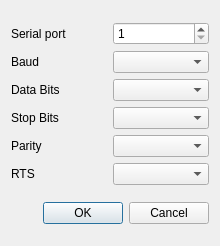
<?xml version="1.0" encoding="UTF-8"?>
<ui version="4.0">
 <class>SettingsModbusRTU</class>
 <widget class="QDialog" name="SettingsModbusRTU">
  <property name="geometry">
   <rect>
    <x>0</x>
    <y>0</y>
    <width>220</width>
    <height>246</height>
   </rect>
  </property>
  <property name="minimumSize">
   <size>
    <width>220</width>
    <height>220</height>
   </size>
  </property>
  <property name="maximumSize">
   <size>
    <width>300</width>
    <height>300</height>
   </size>
  </property>
  <property name="windowTitle">
   <string>Modbus RTU Settings</string>
  </property>
  <property name="windowIcon">
   <iconset resource="../icons/icons.qrc">
    <normaloff>:/icons/options-16.png</normaloff>:/icons/options-16.png</iconset>
  </property>
  <property name="modal">
   <bool>true</bool>
  </property>
  <layout class="QVBoxLayout" name="verticalLayout">
   <item>
    <layout class="QGridLayout" name="gridLayout">
     <item row="0" column="0">
      <widget class="QLabel" name="lblPort">
       <property name="minimumSize">
        <size>
         <width>0</width>
         <height>0</height>
        </size>
       </property>
       <property name="text">
        <string>Serial port</string>
       </property>
       <property name="alignment">
        <set>Qt::AlignLeading|Qt::AlignLeft|Qt::AlignVCenter</set>
       </property>
      </widget>
     </item>
     <item row="1" column="1">
      <widget class="QComboBox" name="cmbBaud">
       <property name="currentIndex">
        <number>-1</number>
       </property>
       <item>
        <property name="text">
         <string notr="true">110</string>
        </property>
       </item>
       <item>
        <property name="text">
         <string notr="true">300</string>
        </property>
       </item>
       <item>
        <property name="text">
         <string notr="true">600</string>
        </property>
       </item>
       <item>
        <property name="text">
         <string notr="true">1200</string>
        </property>
       </item>
       <item>
        <property name="text">
         <string notr="true">2400</string>
        </property>
       </item>
       <item>
        <property name="text">
         <string notr="true">4800</string>
        </property>
       </item>
       <item>
        <property name="text">
         <string notr="true">9600</string>
        </property>
       </item>
       <item>
        <property name="text">
         <string notr="true">14400</string>
        </property>
       </item>
       <item>
        <property name="text">
         <string notr="true">19200</string>
        </property>
       </item>
       <item>
        <property name="text">
         <string notr="true">28800</string>
        </property>
       </item>
       <item>
        <property name="text">
         <string notr="true">38400</string>
        </property>
       </item>
       <item>
        <property name="text">
         <string notr="true">57600</string>
        </property>
       </item>
       <item>
        <property name="text">
         <string notr="true">115200</string>
        </property>
       </item>
       <item>
        <property name="text">
         <string notr="true">128000</string>
        </property>
       </item>
       <item>
        <property name="text">
         <string notr="true">256000</string>
        </property>
       </item>
       <item>
        <property name="text">
         <string notr="true">921600</string>
        </property>
       </item>
      </widget>
     </item>
     <item row="1" column="0">
      <widget class="QLabel" name="lblBaud">
       <property name="text">
        <string>Baud</string>
       </property>
       <property name="alignment">
        <set>Qt::AlignLeading|Qt::AlignLeft|Qt::AlignVCenter</set>
       </property>
       <property name="buddy">
        <cstring>cmbBaud</cstring>
       </property>
      </widget>
     </item>
     <item row="2" column="0">
      <widget class="QLabel" name="lblDataBits">
       <property name="text">
        <string>Data Bits</string>
       </property>
       <property name="alignment">
        <set>Qt::AlignLeading|Qt::AlignLeft|Qt::AlignVCenter</set>
       </property>
       <property name="buddy">
        <cstring>cmbDataBits</cstring>
       </property>
      </widget>
     </item>
     <item row="2" column="1">
      <widget class="QComboBox" name="cmbDataBits">
       <property name="currentIndex">
        <number>-1</number>
       </property>
       <item>
        <property name="text">
         <string notr="true">7</string>
        </property>
       </item>
       <item>
        <property name="text">
         <string notr="true">8</string>
        </property>
       </item>
      </widget>
     </item>
     <item row="3" column="0">
      <widget class="QLabel" name="lblStopBits">
       <property name="text">
        <string>Stop Bits</string>
       </property>
       <property name="alignment">
        <set>Qt::AlignLeading|Qt::AlignLeft|Qt::AlignVCenter</set>
       </property>
       <property name="buddy">
        <cstring>cmbStopBits</cstring>
       </property>
      </widget>
     </item>
     <item row="3" column="1">
      <widget class="QComboBox" name="cmbStopBits">
       <property name="currentIndex">
        <number>-1</number>
       </property>
       <item>
        <property name="text">
         <string notr="true">1</string>
        </property>
       </item>
       <item>
        <property name="text">
         <string notr="true">1.5</string>
        </property>
       </item>
       <item>
        <property name="text">
         <string notr="true">2</string>
        </property>
       </item>
      </widget>
     </item>
     <item row="4" column="0">
      <widget class="QLabel" name="lblParity">
       <property name="text">
        <string>Parity</string>
       </property>
       <property name="alignment">
        <set>Qt::AlignLeading|Qt::AlignLeft|Qt::AlignVCenter</set>
       </property>
       <property name="buddy">
        <cstring>cmbParity</cstring>
       </property>
      </widget>
     </item>
     <item row="4" column="1">
      <widget class="QComboBox" name="cmbParity">
       <property name="currentIndex">
        <number>-1</number>
       </property>
       <item>
        <property name="text">
         <string>None</string>
        </property>
       </item>
       <item>
        <property name="text">
         <string>Odd</string>
        </property>
       </item>
       <item>
        <property name="text">
         <string>Even</string>
        </property>
       </item>
      </widget>
     </item>
     <item row="5" column="0">
      <widget class="QLabel" name="lblRTS">
       <property name="text">
        <string notr="true">RTS</string>
       </property>
       <property name="alignment">
        <set>Qt::AlignLeading|Qt::AlignLeft|Qt::AlignVCenter</set>
       </property>
      </widget>
     </item>
     <item row="5" column="1">
      <widget class="QComboBox" name="cmbRTS"/>
     </item>
     <item row="0" column="1">
      <widget class="QSpinBox" name="sbPort">
       <property name="minimum">
        <number>1</number>
       </property>
       <property name="maximum">
        <number>128</number>
       </property>
      </widget>
     </item>
    </layout>
   </item>
   <item>
    <widget class="QDialogButtonBox" name="buttonBox">
     <property name="orientation">
      <enum>Qt::Horizontal</enum>
     </property>
     <property name="standardButtons">
      <set>QDialogButtonBox::Cancel|QDialogButtonBox::Ok</set>
     </property>
    </widget>
   </item>
  </layout>
 </widget>
 <resources>
  <include location="../icons/icons.qrc"/>
 </resources>
 <connections>
  <connection>
   <sender>buttonBox</sender>
   <signal>accepted()</signal>
   <receiver>SettingsModbusRTU</receiver>
   <slot>accept()</slot>
   <hints>
    <hint type="sourcelabel">
     <x>248</x>
     <y>254</y>
    </hint>
    <hint type="destinationlabel">
     <x>157</x>
     <y>274</y>
    </hint>
   </hints>
  </connection>
  <connection>
   <sender>buttonBox</sender>
   <signal>rejected()</signal>
   <receiver>SettingsModbusRTU</receiver>
   <slot>reject()</slot>
   <hints>
    <hint type="sourcelabel">
     <x>316</x>
     <y>260</y>
    </hint>
    <hint type="destinationlabel">
     <x>286</x>
     <y>274</y>
    </hint>
   </hints>
  </connection>
 </connections>
</ui>
